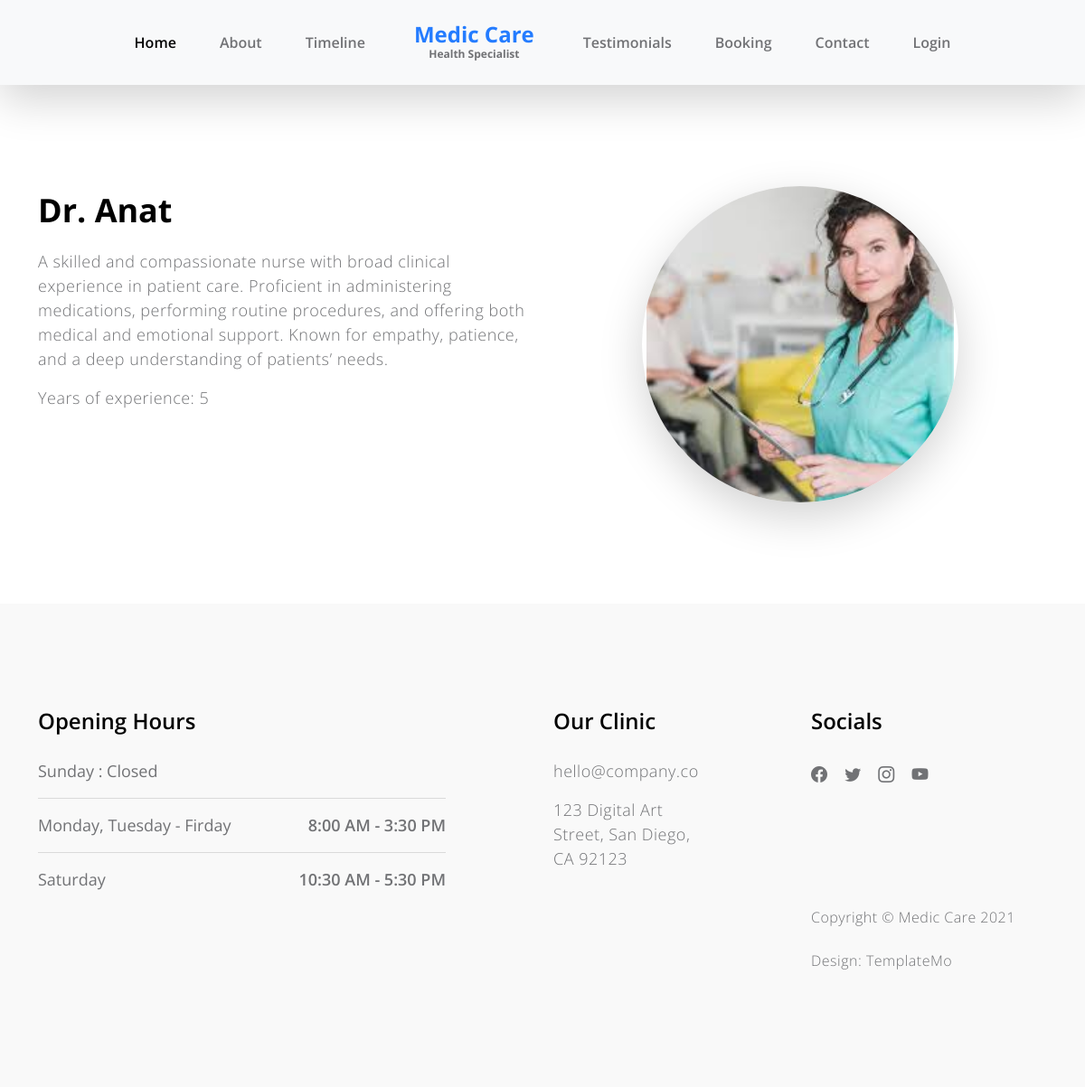
The page /doctor1/1 on the database its author committed.
### tables this page shows
CREATE TABLE doctors (
	dr_id INTEGER NOT NULL, 
	dr_name VARCHAR(50) NOT NULL, 
	dr_seniority INTEGER, 
	dr_age INTEGER, 
	dr_category VARCHAR(50), 
	dr_image_url VARCHAR(255), 
	dr_description TEXT, 
	PRIMARY KEY (dr_id)
);

### app/routes.py (the view)
@routes.route("/doctor1/<int:doctor_id>")
def doctor1(doctor_id):
    doctor = db_session.query(doctors).filter(doctors.c.dr_id == doctor_id).first()
    if not doctor:
        return "Doctor not found", 404
    return render_template("doctor1.html", doctor=doctor)

### app/templates/doctor1.html (shortened to what this page needs)
<!doctype html>
<html lang="en">
<head>
    <link rel="stylesheet" href="/static/css/doctor1.css">
    <link rel="stylesheet" href="/static/css/index.css">
    <link rel="stylesheet" href="https://cdnjs.cloudflare.com/ajax/libs/font-awesome/5.15.3/css/all.min.css">
    <link href="{{ url_for('static', filename='css/bootstrap.min.css') }}" rel="stylesheet">
    <link href="{{ url_for('static', filename='css/bootstrap-icons.css') }}" rel="stylesheet">
    <link href="{{ url_for('static', filename='css/owl.carousel.min.css') }}" rel="stylesheet">
    <link href="{{ url_for('static', filename='css/owl.theme.default.min.css') }}" rel="stylesheet">
    <link href="{{ url_for('static', filename='css/templatemo-medic-care.css') }}" rel="stylesheet">
</head>
<body id="top">
<main>
    <nav class="navbar navbar-expand-lg bg-light fixed-top shadow-lg">
        <div class="container">
            <div class="collapse navbar-collapse" id="navbarNav">
                <ul class="navbar-nav mx-auto">
                    <li class="nav-item active">
                        <a class="nav-link" href="#hero">Home</a>
                    </li>
                    <li class="nav-item">
                        <a class="nav-link" href="#about">About</a>
                    </li>
                    <li class="nav-item">
                        <a class="nav-link" href="#timeline">Timeline</a>
                    </li>
                    <a class="navbar-brand d-none d-lg-block" href="index.html">
                        Medic Care
                        <strong class="d-block">Health Specialist</strong>
                    </a>
                    <li class="nav-item">
                        <a class="nav-link" href="#reviews">Testimonials</a>
                    </li>
                    <li class="nav-item">
                        <a class="nav-link" href="#booking">Booking</a>
                    </li>
                    <li class="nav-item">
                        <a class="nav-link" href="#contact">Contact</a>
                    </li>
                    <li class="nav-item">
                        <a class="nav-link" href="#contact">Login</a>
                    </li>
                </ul>
            </div>
        </div>
    </nav>
    <section class="section-padding" id="about">
        <div class="container">
            <div class="row">
                <div class="col-lg-6 col-md-6 col-12">
                    <h2 class="mb-lg-3 mb-3">Dr. {{ doctor.dr_name }}</h2>
                    <p>{{ doctor.dr_description }}</p>
                    <p>Years of experience: {{ doctor.dr_seniority }}</p>
                </div>
                <div class="col-lg-4 col-md-5 col-12 mx-auto text-right">
                    <div class="featured-circle bg-white shadow-lg d-flex justify-content-center align-items-center">
                        <img src="{{ doctor.dr_image_url or 'default_image_url.jpg' }}"
                             alt="{{ doctor.dr_name }}">
                    </div>
                </div>
            </div>
        </div>
    </section>
</main>
<footer class="site-footer section-padding" id="contact">
    <div class="container">
        <div class="row">
            <div class="col-lg-5 me-auto col-12">
                <h5 class="mb-lg-4 mb-3">Opening Hours</h5>
                <ul class="list-group list-group-flush">
                    <li class="list-group-item d-flex">
                        Sunday : Closed
                    </li>
                    <li class="list-group-item d-flex">
                        Monday, Tuesday - Firday
                        <span>8:00 AM - 3:30 PM</span>
                    </li>
                    <li class="list-group-item d-flex">
                        Saturday
                        <span>10:30 AM - 5:30 PM</span>
                    </li>
                </ul>
            </div>
            <div class="col-lg-2 col-md-6 col-12 my-4 my-lg-0">
                <h5 class="mb-lg-4 mb-3">Our Clinic</h5>
                <p><a href="mailto:hello@company.co">hello@company.co</a>
                <p>
                <p>123 Digital Art Street, San Diego, CA 92123</p>
            </div>
            <div class="col-lg-3 col-md-6 col-12 ms-auto">
                <h5 class="mb-lg-4 mb-3">Socials</h5>
                <ul class="social-icon">
                    <li><a href="#" class="social-icon-link bi-facebook"></a></li>
                    <li><a href="#" class="social-icon-link bi-twitter"></a></li>
                    <li><a href="#" class="social-icon-link bi-instagram"></a></li>
                    <li><a href="#" class="social-icon-link bi-youtube"></a></li>
                </ul>
            </div>
            <div class="col-lg-3 col-12 ms-auto mt-4 mt-lg-0">
                <p class="copyright-text">Copyright © Medic Care 2021
                    <br><br>Design: <a href="https://templatemo.com" target="_parent">TemplateMo</a></p>
            </div>
        </div>
    </div>
</footer>
</body>
</html>

### app/static/css/doctor1.css (style rules this page uses)
.featured-circle { width: 200px; height: 200px; border-radius: 50%; overflow: hidden; margin-left: auto; margin-right: 0; }
.featured-circle img { height: 100%; object-fit: cover; }

### app/static/css/templatemo-medic-care.css (style rules this page uses)
:root { --white-color: #FFFFFF; --primary-color: #247cff; --section-bg-color: #F9F9F9; --dark-color: #000000; --title-color: #565758; --p-color: #717275; --border-color: #eaeaea; --body-font-family: 'Open Sans', sans-serif; --h1-font-size: 48px; --h2-font-size: 36px; --h3-font-size: 32px; --h4-font-size: 28px; --h5-font-size: 24px; --h6-font-size: 22px; --p-font-size: 18px; --menu-font-size: 16px; --font-weight-light: 300; --font-weight-normal: 400; --font-weight-semibold: 600; --font-weight-bold: 700; }
body { background: var(--white-color); font-family: var(--body-font-family); position: relative; padding-top: 94px; }
h2, h3, h4, h5, h6 { color: var(--dark-color); line-height: inherit; }
h1, h2, h3, h4, h5, h6 { font-weight: var(--font-weight-semibold); }
h1, h2 { font-weight: var(--font-weight-bold); }
h2 { font-size: var(--h2-font-size); }
h5 { font-size: var(--h5-font-size); }
p { color: var(--p-color); font-size: var(--p-font-size); font-weight: var(--font-weight-light); letter-spacing: 0.5px; }
a, button { touch-action: manipulation; transition: all 0.3s; }
a { color: var(--p-color); text-decoration: none; }
.section-padding { padding-top: 7rem; padding-bottom: 7rem; }
b, strong { font-weight: var(--font-weight-bold); }
.list-group-item { background-color: transparent; color: var(--p-color); font-size: var(--p-font-size); padding: 1rem 0; }
.list-group-item:first-child { padding-top: 0; }
.list-group-item span { font-weight: var(--font-weight-semibold); margin-left: auto; }
.featured-circle { border-radius: 100%; width: 350px; height: 350px; margin: 0 auto; padding: 0 20px; }
.navbar { padding-top: 20px; padding-bottom: 20px; }
.navbar-brand { color: var(--primary-color); font-size: var(--h5-font-size); font-weight: var(--font-weight-bold); margin: 0 30px; padding: 0; text-align: center; }
.navbar-brand strong { color: var(--p-color); font-size: 12px; position: relative; bottom: 5px; }
.navbar-expand-lg .navbar-nav .nav-link { padding-right: 1.5rem; padding-left: 1.5rem; }
.navbar-nav .nav-link { color: var(--p-color); font-weight: var(--font-weight-semibold); font-size: var(--menu-font-size); padding-top: 15px; padding-bottom: 15px; }
.navbar-nav .nav-item.active .nav-link, .nav-link:focus, .nav-link:hover { color: var(--dark-color); }
.site-footer { background: var(--section-bg-color); }
.copyright-text { font-size: var(--menu-font-size); }
.social-icon { margin: 0; padding: 0; }
.social-icon li { list-style: none; display: inline-block; vertical-align: top; transition: all 0.3s; }
.social-icon-link { font-size: var(--p-font-size); display: inline-block; vertical-align: top; margin-top: 4px; margin-bottom: 4px; margin-right: 15px; }

### rows shown on the page
doctors: dr_name "Anat", dr_description "A skilled and compassionate nurse with broad clinical experience in patient care. Proficient in administering medications, performing routine procedures, and offering both medical and emotional support. Known for empathy, patience, and a deep understanding of patients’ needs.", dr_image_url (picture)

### other values the page prints
{{ doctor.dr_seniority }} "5"
